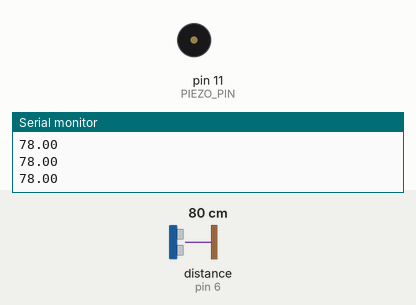
Recording of a sketch running on a simulated Arduino Uno, built with avr-gcc and run on an emulated ATmega328P. Parts: buzzer (waves = sounding), the last lines printed to the serial monitor. Wiring (inferred from the names in the program): ultrasonic range finder: trigger pin 7; echo pin 6. The inputs (shaded band) are chosen by the test bench; at power-on: distance to the obstacle (sensor on pin 6) 80 cm. The echo pulse lasts 58.3 µs per cm.

Above: at 1.2 s.
1.3 s: distance to the obstacle (sensor on pin 6) set to 35 cm
2.8 s: distance to the obstacle (sensor on pin 6) set to 29 cm
At 4.2 s:
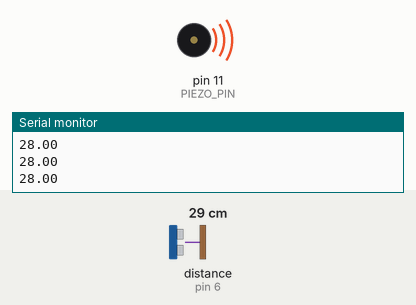
Timing chart, 0 to 5.8 s (numbered marks = the images above; inputs shaded):
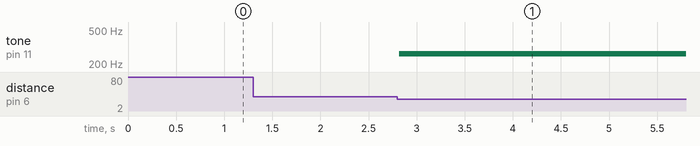

The sketch:

voicePiano.ino
```cpp
#define PIEZO_PIN 11
int echo =6;
int trig =7;

void setup() {
 Serial.begin(9600);
 pinMode(trig, OUTPUT);
 pinMode(echo, INPUT);
 pinMode(PIEZO_PIN,OUTPUT);
}

void loop() {
 digitalWrite(trig, HIGH);
 delayMicroseconds(10);
 digitalWrite(trig, LOW);

 unsigned long duration = pulseIn(echo, HIGH);

 float distanceCM = ((34000*duration)/1000000)/2;

  if (distanceCM >= 0 && distanceCM < 10) {
    tone (PIEZO_PIN, 262); // 도
  } else if (distanceCM >= 10 && distanceCM < 13) {
    tone (PIEZO_PIN, 262); // 미
  } else if (distanceCM >= 13 && distanceCM < 16) {
    tone (PIEZO_PIN, 262); // 파
  } else if (distanceCM >= 16 && distanceCM < 19) {
    tone (PIEZO_PIN, 262); // 솔
  } else if (distanceCM >= 19 && distanceCM < 22) {
    tone (PIEZO_PIN, 262); // 라
  } else if (distanceCM >= 22 && distanceCM < 25) {
    tone (PIEZO_PIN, 262); // 시
  } else if (distanceCM >= 25 && distanceCM < 28) {
    tone (PIEZO_PIN, 262); // 도~5옥타브
  } else if (distanceCM >= 28 && distanceCM < 31) {
    tone (PIEZO_PIN, 262); // 레
} else {
  noTone(PIEZO_PIN);
}

Serial.println(distanceCM);
delay(100);

}
```

Measured:
- the behaviour switches between 32 and 31 cm on distance to the obstacle (sensor on pin 6) (found by bisection; images 0 and 1)
- after the input at 2.8 s, tone on pin 11 (PIEZO_PIN): silent → 262 Hz at once
